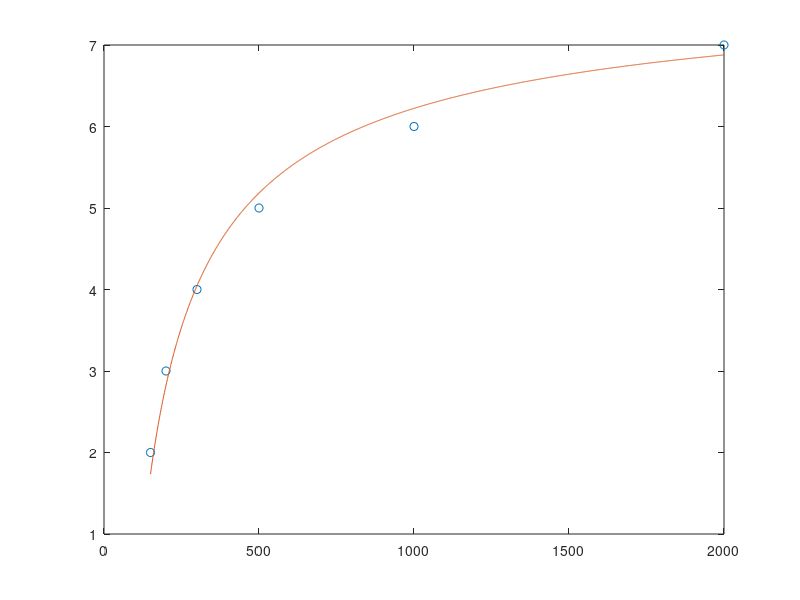

Source code (MATLAB):
clear

x_f = [ 150; 200; 300; 500; 1000; 2000 ];
x = log(x_f);
U_f = [2, 3, 4, 5, 6, 7]';
y = log(8 - U_f);

A = [ones(length(x), 1) x];

B = A' * A;
C =  A' * y;

d = B \ C; 

a = exp(d(1)); 
b = d(2); 


xmq = min(x_f):1:max(x_f);

U = 8-a*(xmq.^b);

plot(x_f, U_f, 'o',xmq,U,'-');